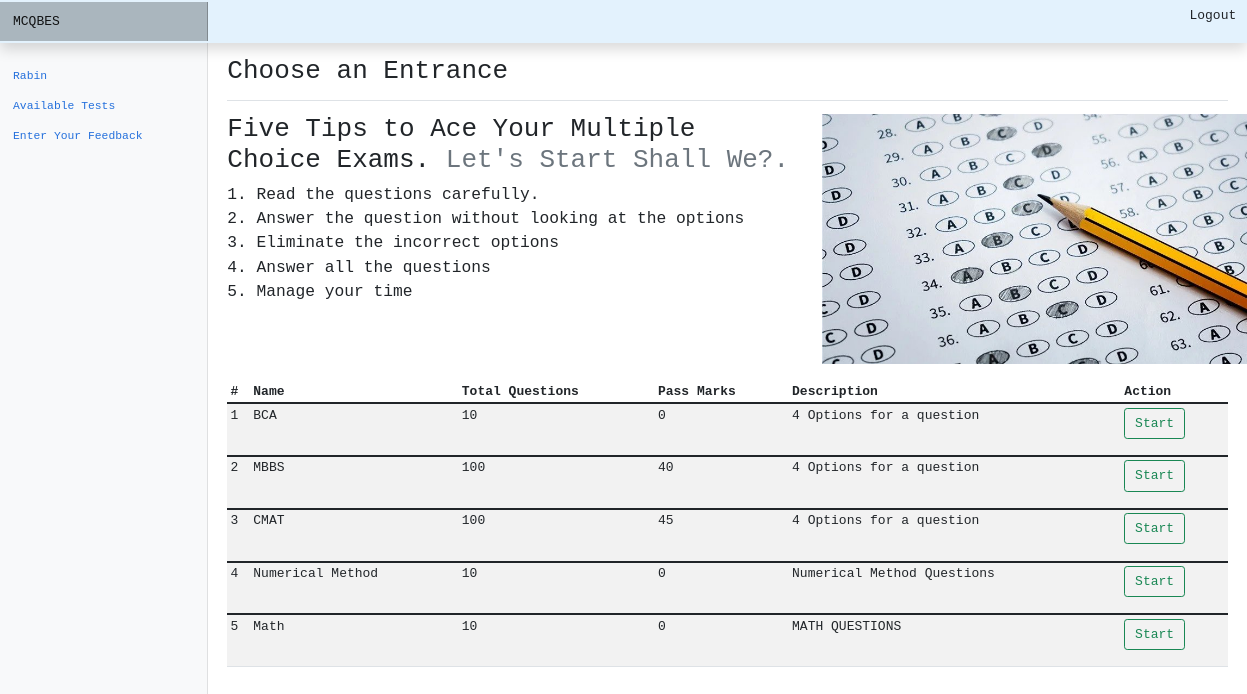
The app's page /test.php (signed in) with its own data.
### tables this page shows
CREATE TABLE `entrance` (
  `eid` int(11) NOT NULL,
  `name` varchar(150) NOT NULL,
  `totalquestion` int(11) NOT NULL,
  `passmarks` int(11) NOT NULL,
  `description` varchar(150) NOT NULL DEFAULT '4 Options for a question'
);

### test.php (the view, shortened to what this page needs)
<?php
include("dashheader.php");
?>
<main class="col-md-9 ms-sm-auto col-lg-10 px-md-4">
      <div class="d-flex justify-content-between flex-wrap flex-md-nowrap align-items-center pt-3 pb-2 mb-3 border-bottom">
        <h1 class="h2"> Choose an Entrance </h1>
      </div>
      <div class="row featurette">
      <div class="col-md-7">
        <h2 class="featurette-heading">Five Tips to Ace Your Multiple Choice Exams. <span class="text-muted">Let's Start Shall We?.</span></h2>
        <p class="lead">
        1. Read the questions carefully. <br>
        2. Answer the question without looking at the options <br>
        3. Eliminate the incorrect options<br>
        4. Answer all the questions<br>
        5. Manage your time <br>
        </p>
      </div>
      <div class="col-md-5">
       <img src="img/card/card.jpg" height="250" >
      </div>
    </div>
       <br>
      <div class="table-responsive">
        <table class="table table-striped table-sm">
          <thead>
            <tr>
              <th scope="col">#</th>
              <th scope="col">Name</th>
              <th scope="col">Total Questions</th>
              <th scope="col">Pass Marks</th>
              <th scope="col">Description</th>
              <th scope="col">Action</th>
            </tr>
          </thead>
          <?php
                $conn=new mysqli("localhost","root","","mcqbes");
                $sql="Select * from entrance";
                $result=$conn->query($sql);
                $i=1;
                foreach($result as $row)
                {
                    echo("<tbody>");
                    echo"<tr>";
                    echo("<td>".$i++."</td><td>".$row['name']."</td><td>".$row['totalquestion']."</td><td>".$row['passmarks']."</td><td>".$row['description']."</td>");
                    echo("
                    <td>
                    <form action='testlist.php' method='post'>
                    <button type='submit' class='btnStart btn btn-outline-success' name='btnStart'>Start</button>
                    <input type='hidden' value='".$row['eid']."' name='eid'>
                    </td>
                    </form>
                    </tr>
                    </tbody>
                    ");
                }
                ?>
        </table>
      </div>
    </main>
  </div>
</div>
</body>
</html>

### dashheader.php (shortened to what this page needs)
<?php
$row=$_SESSION['registration'];
?>
<html>
  <head>
<link href="css/bootstrap.css" rel="stylesheet">
    <link href="admin.css" rel="stylesheet">
    <link href="fontawesome/css/fontawesome.css" rel="stylesheet">
  </head>
  <body>
<header class="navbar navbar-light sticky-top  flex-md-nowrap p-0 shadow" style="background-color: #e3f2fd;">
  <a class="navbar-brand col-md-3 col-lg-2 me-0 px-3" href="dashboard.php">
    MCQBES
  </a>
  <div class="navbar-nav">
    <div class="nav-item text-nowrap">
      <form action="dashboard.php" method="post">
        <input class="btn " type="submit" value="Logout" name="logout">
      </form>
    </div>
  </div>
</header>
<div class="container-fluid">
  <div class="row">
    <nav id="sidebarMenu" class="col-md-3 col-lg-2 d-md-block bg-light sidebar collapse">
      <div class="position-sticky pt-3">
        <ul class="nav flex-column">
        <li class="nav-item">
        <a class="nav-link active" aria-current="page" href="dashboard.php">
              <?php echo(" $row[username] "); ?>
            </a>
            </li>
            <li class="nav-item">
              <a class="nav-link active" aria-current="page" href="test.php">
               Available Tests
              </a>
            </li>
            <li class="nav-item">
              <a class="nav-link active" href="feedback.php">
              Enter Your Feedback
              </a>
            </li>
        </ul>
      </div>
    </nav>

### admin.css (style rules this page uses)
body { font-size: .875rem; }
.sidebar { position: fixed; top: 0; bottom: 0; left: 0; z-index: 100; padding: 48px 0 0; box-shadow: inset -1px 0 0 rgba(0, 0, 0, .1); }
.sidebar .nav-link { font-weight: 500; color: #333; }
.sidebar .nav-link.active { color: #2470dc; }
.navbar-brand { padding-top: .75rem; padding-bottom: .75rem; font-size: 1rem; background-color: rgba(0, 0, 0, .25); box-shadow: inset -1px 0 0 rgba(0, 0, 0, .25); }
* { font-family: monospace; }

### records on screen
entrance: name "BCA", totalquestion "10", passmarks "0", description "4 Options for a question"
entrance: name "MBBS", totalquestion "100", passmarks "40", description "4 Options for a question"
entrance: name "CMAT", totalquestion "100", passmarks "45", description "4 Options for a question"
entrance: name "Numerical Method", totalquestion "10", passmarks "0", description "Numerical Method Questions"
entrance: name "Math", totalquestion "10", passmarks "0", description "MATH QUESTIONS"

### other values on screen
$row[username] "Rabin"
